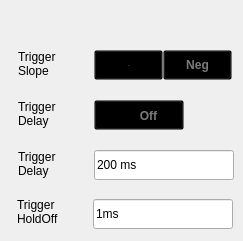
    <widget class="QWidget" name="ExternalPage">
     <widget class="QLabel" name="label_11">
      <property name="geometry">
       <rect>
        <x>18</x>
        <y>143</y>
        <width>54</width>
        <height>41</height>
       </rect>
      </property>
      <property name="text">
       <string>Trigger
Delay</string>
      </property>
     </widget>
     <widget class="RtSa_LineEdit" name="edit_External_DelayValue">
      <property name="geometry">
       <rect>
        <x>94</x>
        <y>150</y>
        <width>140</width>
        <height>30</height>
       </rect>
      </property>
      <property name="text">
       <string>200 ms</string>
      </property>
      <property name="readOnly">
       <bool>true</bool>
      </property>
     </widget>
     <widget class="QPushButton" name="pb_External_DelayOn">
      <property name="geometry">
       <rect>
        <x>94</x>
        <y>100</y>
        <width>90</width>
        <height>30</height>
       </rect>
      </property>
      <property name="focusPolicy">
       <enum>Qt::NoFocus</enum>
      </property>
      <property name="styleSheet">
       <string notr="true">QPushButton
{
	background-color:rgba(0,0,0,0);
	font: 75 13px &quot;Arial&quot;;
	font-weight:bold;
}
QPushButton:checked
{
	padding:7px 44px 6px 25px;
	color:rgba(87, 87, 87, 1);
	border-image: url(:/rtsa/image/toggle_on.png);
}

QPushButton:!checked
{
	padding:7px 17px 6px 36px;
	color:rgba(123, 123, 123, 1);
	border-image: url(:/rtsa/image/toggle_off.png);
}</string>
      </property>
      <property name="text">
       <string>Off</string>
      </property>
      <property name="checkable">
       <bool>true</bool>
      </property>
      <property name="checked">
       <bool>false</bool>
      </property>
     </widget>
     <widget class="QLabel" name="label_12">
      <property name="geometry">
       <rect>
        <x>18</x>
        <y>93</y>
        <width>52</width>
        <height>41</height>
       </rect>
      </property>
      <property name="text">
       <string>Trigger
Delay</string>
      </property>
     </widget>
     <widget class="QPushButton" name="pb_External_Neg">
      <property name="geometry">
       <rect>
        <x>163</x>
        <y>50</y>
        <width>69</width>
        <height>30</height>
       </rect>
      </property>
      <property name="focusPolicy">
       <enum>Qt::NoFocus</enum>
      </property>
      <property name="styleSheet">
       <string notr="true">QPushButton{
	font: 75 13px &quot;Arial&quot;;
	font-weight:bold;
}

QPushButton:checked{
background-color:transparent;
	background-image: url(:/rtsa/image/fre_checked_right.png);
	background-position:right;
color:rgba(87, 87, 87, 1);
}

QPushButton:!checked
{

color:rgba(123, 123, 123, 1);
background-color:transparent;
	background-image: url(:/rtsa/image/fre_checked_left.png);
	background-position:right;
}</string>
      </property>
      <property name="text">
       <string>Neg</string>
      </property>
      <property name="checkable">
       <bool>true</bool>
      </property>
      <property name="checked">
       <bool>false</bool>
      </property>
      <property name="autoExclusive">
       <bool>true</bool>
      </property>
     </widget>
     <widget class="QLabel" name="label_13">
      <property name="geometry">
       <rect>
        <x>18</x>
        <y>43</y>
        <width>72</width>
        <height>41</height>
       </rect>
      </property>
      <property name="text">
       <string>Trigger
Slope</string>
      </property>
     </widget>
     <widget class="QPushButton" name="pb_External_Pos">
      <property name="geometry">
       <rect>
        <x>94</x>
        <y>50</y>
        <width>69</width>
        <height>30</height>
       </rect>
      </property>
      <property name="font">
       <font>
        <family>Arial</family>
        <pointsize>-1</pointsize>
        <weight>75</weight>
        <italic>false</italic>
        <bold>true</bold>
       </font>
      </property>
      <property name="focusPolicy">
       <enum>Qt::NoFocus</enum>
      </property>
      <property name="styleSheet">
       <string notr="true">QPushButton{
	font: 75 13px &quot;Arial&quot;;
	font-weight:bold;
}
QPushButton:checked{
	color:rgba(87, 87, 87, 1);
	background-color:transparent;
	padding: 8px 14px 7px 15px;
	background-image: url(:/rtsa/image/fre_checked_left.png);
}
QPushButton:!checked
{
color:rgba(123, 123, 123, 1);
background-color:transparent;
padding: 8px 14px 7px 15px;
	background-image: url(:/rtsa/image/fre_checked_right.png);
}
</string>
      </property>
      <property name="text">
       <string>Pos</string>
      </property>
      <property name="checkable">
       <bool>true</bool>
      </property>
      <property name="checked">
       <bool>true</bool>
      </property>
      <property name="autoExclusive">
       <bool>true</bool>
      </property>
     </widget>
     <widget class="QLabel" name="label_24">
      <property name="geometry">
       <rect>
        <x>17</x>
        <y>191</y>
        <width>61</width>
        <height>41</height>
       </rect>
      </property>
      <property name="text">
       <string>Trigger
HoldOff</string>
      </property>
     </widget>
     <widget class="RtSa_LineEdit" name="edit_External_HoldOff">
      <property name="geometry">
       <rect>
        <x>93</x>
        <y>199</y>
        <width>140</width>
        <height>30</height>
       </rect>
      </property>
      <property name="text">
       <string>1ms</string>
      </property>
      <property name="readOnly">
       <bool>true</bool>
      </property>
     </widget>
    </widget>
